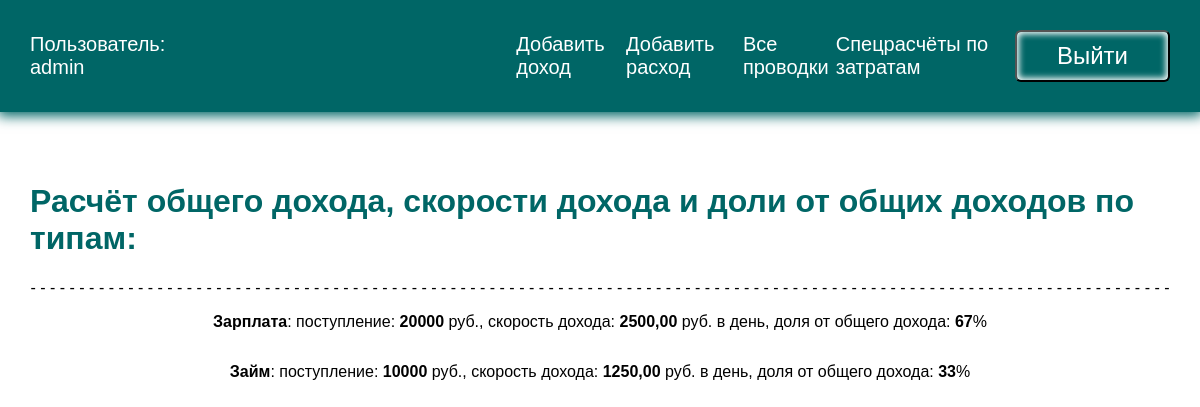
Page /specialcalculation4/ (signed in) on the committed database.
### transaction/models.py (models this page shows, shortened)
class IncomeType(models.Model):
    name = models.CharField(max_length=200)

### transaction/views.py (the view)
# urls.py: path('specialcalculation4/', views.specialcostcalculation4, name='specialcalculation4'),
@login_required
def specialcostcalculation4(request):
    multidash = '- ' * 117
    protransactions = ProfitableTransaction.objects.all()
    valuespro_list = protransactions.values()
    sumpro = 0
    for item in valuespro_list:
        value = round(item['amount'], 2)
        sumpro += value
    oldest_date_pro = ProfitableTransaction.objects.aggregate(Min('date'))['date__min']
    if not oldest_date_pro:
        return 0
    delta_date_pro = (date.today() - oldest_date_pro).days + 1
    oldest_date_exp = ExpenditureTransaction.objects.aggregate(Min('date'))['date__min']
    if not oldest_date_exp:
        return 0
    delta_date_exp = (date.today() - oldest_date_exp).days + 1
    delta_days = [delta_date_pro, delta_date_exp]
    maxdeltadays = max(delta_days)
    queryset = ProfitableTransaction.objects.values('incometype').annotate(totalpro=Sum(F('amount')),
                                                                          incometypes=F('incometype__name')).order_by()
    for item in queryset:
        item['speedpro'] = item['totalpro'] / maxdeltadays
        item['percentpro'] = round(100 * item['totalpro'] / sumpro, 0)
    context = {'queryset': queryset, 'multidash': multidash}
    return render(request, 'transaction/specialcalculation4.html', context)

### transaction/templates/transaction/specialcalculation4.html
{% extends 'transaction/base.html' %}
{% block content %}
<h1>Расчёт общего дохода, скорости дохода и доли от общих доходов по типам:</h1>
{{ multidash }}
{% for item in queryset %}
    <p><b>{{ item.incometypes }}</b>: поступление: <b>{{ item.totalpro }}</b> руб.,
        скорость дохода: <b>{{ item.speedpro | floatformat:2 }}</b> руб. в день, доля от общего дохода: <b>{{ item.percentpro }}</b>%</p>
{% endfor %}
{% endblock %}

### transaction/templates/transaction/base.html (shortened to what this page needs)
<!DOCTYPE html>
{% load static %}
<html lang="en">
<head>
    <link rel="stylesheet" href="{% static 'css/style.css' %}">
</head>
<body>
    <div class="menu">
        <div class="wrap">
            {% if user.is_authenticated %}
            <ul>
                <li class="logo" ><a href="">Пользователь: {{ user.username }}</a></li>
                <li><a href="{% url 'createpro' %}">Добавить доход</a></li>
                <li><a href="{% url 'createexp' %}">Добавить расход</a></li>
                <li><a href="{% url 'recorded' %}">Все проводки</a></li>
                <li><a href="{% url 'special_cost_calculations' %}">Спецрасчёты по затратам</a></li>
                <li>
                    <form action="{% url 'logout' %}" method="post">
                        <button class="btn bottom">Выйти</button>
                    </form>
                </li>
            </ul>
            {% else %}
            <ul>
                <li><a href="{% url 'signup' %}">Зарегистрироваться</a></li>
                <li><a href="{% url 'login' %}">Войти</a></li>
            </ul>
            {% endif %}
        </div>
    </div>
    <div class="content">
        <div class="wrap">
            {% block content %}
            {% endblock %}
        </div>
    </div>
</body>
</html>

### transaction/static/css/style.css (style rules this page uses)
body { margin: 0; padding: 0; font-family: Arial, Helvetica, sans-serif; }
.wrap { max-width: 1200px; margin: 0 auto; padding: 10px 30px; box-sizing: border-box; }
.menu { background: #006666; box-shadow: 0 2px 12px 2px #006666; }
ul { list-style: none; padding: 0; }
.menu ul { display: flex; justify-content: space-between; align-items: center; font-size: 20px; }
.menu .logo { margin-right: 30%; color: #fff; }
a { text-decoration: none; }
.menu a { color: #fff; }
.content .wrap { display: flex; flex-direction: column; align-items: center; justify-content: center; margin-top: 40px; }
h1, h2 { color: #006666; }
.btn { background: #006666; color: #fff; }
.bottom { margin-top: 0; }
button { border-radius: 6px; box-shadow: inset 0 0 6px 2px #fff; padding: 10px 40px; margin-top: 40px; font-size: 24px; cursor: pointer; }

### rows in the picture
IncomeType: incometypes "Зарплата", totalpro "20000", speedpro "2500,00", percentpro "67"
IncomeType: incometypes "Займ", totalpro "10000", speedpro "1250,00", percentpro "33"

### other values in the picture
{{ user.username }} "admin"
